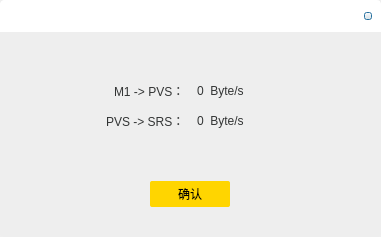
<?xml version="1.0" encoding="UTF-8"?>
<ui version="4.0">
 <class>showBandWidthDlg</class>
 <widget class="QDialog" name="showBandWidthDlg">
  <property name="geometry">
   <rect>
    <x>0</x>
    <y>0</y>
    <width>381</width>
    <height>237</height>
   </rect>
  </property>
  <property name="windowTitle">
   <string>Dialog</string>
  </property>
  <property name="styleSheet">
   <string notr="true">QLabel{
font-family:&quot;微软雅黑&quot;;
font-size:12px;
color:#323434;
}
#contentWidget{
	background-color: #eeeeee;
    border:1px solid #eeeeee;
    border-bottom-left-radius:4px;
    border-bottom-right-radius:4px;
}
#titleWidget{
	background-color: #ffffff;
    border:1px solid #ffffff;
    border-top-left-radius:4px;
    border-top-right-radius:4px;
}
#closeBtn{
border-image:url(:/image/image/popupx.png);
}
#closeBtn:pressed{
margin:1px;
}
#closeBtn:hover{
border-image:url(:/image/image/popupxb.png);
}
#confirmBtn{
font-family:&quot;微软雅黑&quot;;
font-size:12px;
background:#ffd500;
border-radius:2px;
}
#confirmBtn:pressed{
margin:1px;
}</string>
  </property>
  <layout class="QVBoxLayout" name="verticalLayout">
   <property name="spacing">
    <number>0</number>
   </property>
   <property name="leftMargin">
    <number>0</number>
   </property>
   <property name="topMargin">
    <number>0</number>
   </property>
   <property name="rightMargin">
    <number>0</number>
   </property>
   <property name="bottomMargin">
    <number>0</number>
   </property>
   <item>
    <widget class="QWidget" name="titleWidget" native="true">
     <property name="minimumSize">
      <size>
       <width>0</width>
       <height>32</height>
      </size>
     </property>
     <property name="maximumSize">
      <size>
       <width>16777215</width>
       <height>32</height>
      </size>
     </property>
     <layout class="QHBoxLayout" name="horizontalLayout">
      <property name="spacing">
       <number>0</number>
      </property>
      <property name="leftMargin">
       <number>17</number>
      </property>
      <property name="topMargin">
       <number>0</number>
      </property>
      <property name="bottomMargin">
       <number>0</number>
      </property>
      <item>
       <widget class="QLabel" name="deviceLabel">
        <property name="text">
         <string/>
        </property>
        <property name="alignment">
         <set>Qt::AlignCenter</set>
        </property>
       </widget>
      </item>
      <item>
       <widget class="QPushButton" name="closeBtn">
        <property name="minimumSize">
         <size>
          <width>8</width>
          <height>8</height>
         </size>
        </property>
        <property name="maximumSize">
         <size>
          <width>8</width>
          <height>8</height>
         </size>
        </property>
        <property name="text">
         <string/>
        </property>
       </widget>
      </item>
     </layout>
    </widget>
   </item>
   <item>
    <widget class="QWidget" name="contentWidget" native="true">
     <layout class="QVBoxLayout" name="verticalLayout_3">
      <property name="spacing">
       <number>6</number>
      </property>
      <property name="leftMargin">
       <number>50</number>
      </property>
      <property name="topMargin">
       <number>50</number>
      </property>
      <property name="rightMargin">
       <number>50</number>
      </property>
      <property name="bottomMargin">
       <number>30</number>
      </property>
      <item>
       <layout class="QVBoxLayout" name="verticalLayout_2">
        <property name="spacing">
         <number>12</number>
        </property>
        <item>
         <layout class="QHBoxLayout" name="horizontalLayout_2">
          <item alignment="Qt::AlignRight">
           <widget class="QLabel" name="label">
            <property name="text">
             <string>M1 -&gt; PVS：</string>
            </property>
           </widget>
          </item>
          <item>
           <widget class="QLabel" name="bandWidthLabel1">
            <property name="text">
             <string>0  Byte/s</string>
            </property>
           </widget>
          </item>
         </layout>
        </item>
        <item>
         <layout class="QHBoxLayout" name="horizontalLayout_3">
          <item alignment="Qt::AlignRight">
           <widget class="QLabel" name="label_2">
            <property name="text">
             <string>PVS -&gt; SRS：</string>
            </property>
           </widget>
          </item>
          <item>
           <widget class="QLabel" name="bandWidthLabel2">
            <property name="text">
             <string>0  Byte/s</string>
            </property>
           </widget>
          </item>
         </layout>
        </item>
       </layout>
      </item>
      <item>
       <spacer name="verticalSpacer">
        <property name="orientation">
         <enum>Qt::Vertical</enum>
        </property>
        <property name="sizeHint" stdset="0">
         <size>
          <width>20</width>
          <height>40</height>
         </size>
        </property>
       </spacer>
      </item>
      <item alignment="Qt::AlignHCenter">
       <widget class="QPushButton" name="confirmBtn">
        <property name="minimumSize">
         <size>
          <width>80</width>
          <height>26</height>
         </size>
        </property>
        <property name="maximumSize">
         <size>
          <width>80</width>
          <height>26</height>
         </size>
        </property>
        <property name="styleSheet">
         <string notr="true"/>
        </property>
        <property name="text">
         <string>确认</string>
        </property>
       </widget>
      </item>
     </layout>
    </widget>
   </item>
  </layout>
 </widget>
 <resources/>
 <connections/>
</ui>
